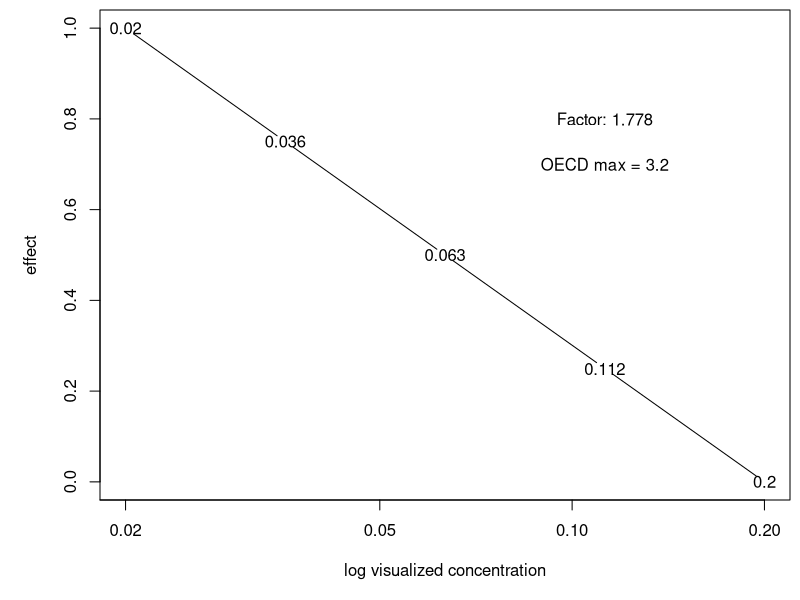
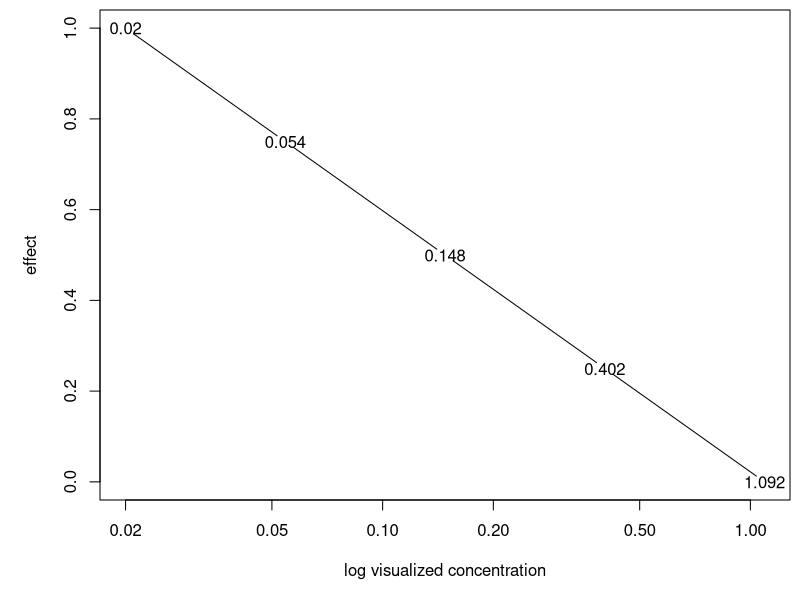

R code for these plots, in order:

############  If starting and ending are known and log-scale equidistant concentrations desired #####
vect <- c()
starting <- 0.02 #starting concentration
ending <- 0.2 #ending concentration
numbertreats <- 5 #number of treatments
vect[1] <- starting #starting concentration

multiplier <- (exp((log(ending)-log(starting))/(numbertreats-1)))
for (i in 2:(numbertreats)){
  vect[i] <- vect[i-1]*multiplier
}
par(mai=c(1,1,0.1,0.1))
plot(vect,c(seq(1,0,length.out=numbertreats)), log="x", type="b", pch=NA, xlab="log visualized concentration", ylab="effect")
text(vect,c(seq(1,0,length.out=numbertreats)),round(vect,3))
text(vect[(length(vect)-1)], 0.8, bquote(paste("Factor: ",.(round(multiplier,3)))))
text(vect[(length(vect)-1)], 0.7, "OECD max = 3.2")
######################################################################################################


############# If constant multiplicative factor desired #####
numbertreats <- 5 #number of treatments
starting <- 0.02 #starting concentration
factorstart <- exp(1) #multiplicative factor

df <- data.frame(effmag=seq(1,0,length.out=numbertreats))
df$treatstart <- starting
df$factor <- factorstart
df$ID <- as.numeric(row.names(df))-1
df$treat <- df$treatstart*(df$factor^df$ID)
plot(1,1,pch=NA, ylim=c(0,1),xlim=c(min(df$treat),max(df$treat)),xlab="log visualized concentration",ylab="effect",log="x")
points(effmag~treat, data=df, pch=NA, type="b")
text(effmag~treat, data=df, bquote(.(round(df$treat,3))))
#######################################################################################################


